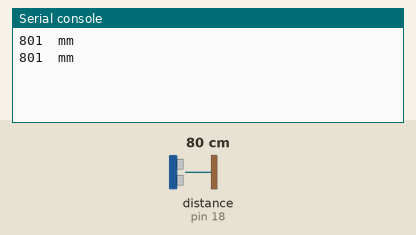
Recording of a program running on a simulated MicroPython board. Shown: the last lines printed to the serial console. The test bench sets the inputs (shaded band); at power-on: distance to the obstacle (sensor on pin 18) 80 cm. The echo pulse lasts 58.3 µs per cm; library files of the repository ran but are not shown: hcsr04.py.

Above: at 1.2 s.
1.3 s: distance to the obstacle (sensor on pin 18) set to 2 cm
At 2.6 s:
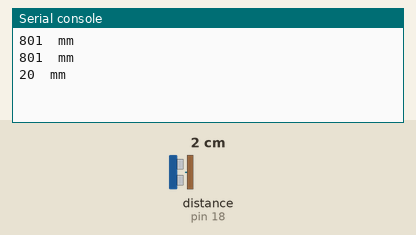
2.8 s: distance to the obstacle (sensor on pin 18) set to 4 cm
At 3.7 s:
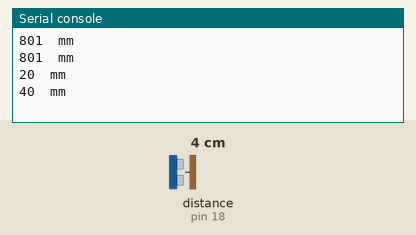
Timing chart, 0 to 5.8 s (numbered marks = the images above; inputs shaded):
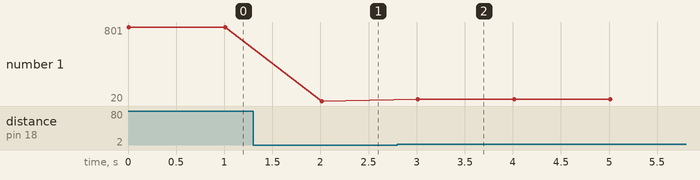

The program:

10_SR04_Example.py
```python
# Import libraries (don't forget to add hcsr04.py)
# https://github.com/rsc1975/micropython-hcsr04
from hcsr04 import HCSR04
from machine import Pin
import time

# Define trigger and echo pins
trigger = 5
echo = 18

# Create sensor
sensor = HCSR04(trigger, echo)

# Infinite loop
while True:
    print(sensor.distance_mm(), " mm")
    time.sleep(1)
```

Measured:
- after the input at 1.3 s, the serial console: prints a new line after 0.71 s (image 1)
- after the input at 2.8 s, the serial console: prints a new line after 0.21 s (image 2)
- plotted number 1: 801 → 20 after the input at 1.3 s, 20 → 40 after the input at 2.8 s
